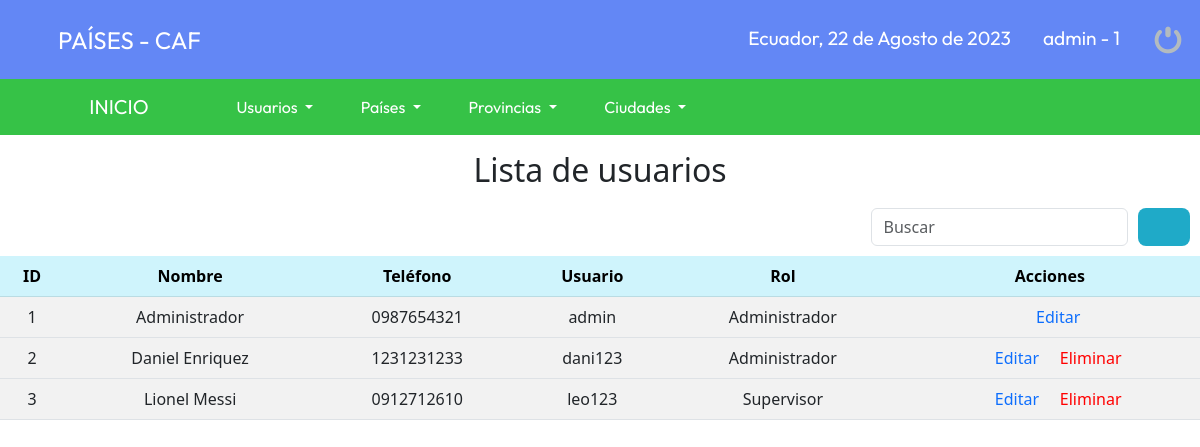
Page /CAF/sistema/buscar_usuario.php?busqueda=1 (signed in) on the committed database.
### tables this page shows
CREATE TABLE `usuario` (
  `idusuario` bigint(11) NOT NULL,
  `nombre` varchar(60) NOT NULL,
  `usuario` varchar(20) NOT NULL,
  `telefono` varchar(10) NOT NULL,
  `clave` varchar(30) NOT NULL,
  `rol` bigint(11) NOT NULL,
  `estatus` bigint(11) NOT NULL DEFAULT '1'
);

CREATE TABLE `rol` (
  `idrol` bigint(11) NOT NULL,
  `rol` varchar(20) NOT NULL
);

### CAF/sistema/buscar_usuario.php (the view, shortened to what this page needs)
<?php
	include "../conexion.php";
?>
<!DOCTYPE html>
<html>
<head>
	<link rel="stylesheet" type="text/css" href="css/style.css">
</head>
<body>
	<?php include "includes/header.php"; ?>
	<h2 class="titulos">Lista de usuarios</h2>
	<?php
		$busqueda = strtolower($_REQUEST['busqueda']);
	?>
	<form action="buscar_usuario.php" method="get" class="form_search">
		<div class="form-group">
			<input class="form-control" type="text" name="busqueda" id="busqueda" placeholder="Buscar">
		</div>
		<button type="submit" class="btn_search"><i class="fa-solid fa-magnifying-glass"></i></button>
	</form>
	<table class="table table-striped table-hover">
	    <thead class="table-info">
	    	<tr>
		      	<th scope="col">ID</th>
		        <th scope="col">Nombre</th>
		        <th scope="col">Teléfono</th>
		        <th scope="col">Usuario</th>
		        <th scope="col">Rol</th>
		        <th scope="col">Acciones</th>
	    	</tr>
	    </thead>
	    <?php
			$por_pagina = 4;
			if(empty($_GET['pagina'])){
				$pagina = 1;
			}else{
				$pagina = $_GET['pagina'];
			}
			$desde= ($pagina-1) * $por_pagina;
			$query = mysqli_query($conection, "SELECT u.idusuario, u.nombre, u.telefono, u.usuario, r.rol FROM usuario u INNER JOIN rol r ON u.rol = r.idrol
								WHERE
								(u.idusuario LIKE '%$busqueda%' OR
								u.nombre LIKE '%$busqueda%' OR
								u.telefono LIKE '%$busqueda%' OR
								u.usuario LIKE '%$busqueda%' OR
								r.rol LIKE '%$busqueda%')
								AND
								estatus = 1 ORDER BY u.usuario ASC LIMIT $desde, $por_pagina");
			$result = mysqli_num_rows($query);
			if($result>0){
				while ($data = mysqli_fetch_array($query)){
		?>
	  <tbody>
	        <tr>
				<td><?php echo $data['idusuario']; ?></td>
				<td><?php echo $data['nombre']; ?></td>
				<td><?php echo $data['telefono']; ?></td>
				<td><?php echo $data['usuario']; ?></td>
				<td><?php echo $data['rol']; ?></td>
				<td>
					<a class="link_edit" href="editar_usuario.php?id=<?php echo $data['idusuario']; ?>"><i class="fa-solid fa-pen-to-square"></i> Editar</a>
					<?php if($data["idusuario"] != 1){ ?>
					<a class="link_delete" href="eliminar_confirmar_usuario.php?id=<?php echo $data['idusuario']; ?>"><i class="fa-solid fa-trash"></i> Eliminar</a>
				<?php } ?>
				</td>
			</tr>
	  </tbody>
	  	<?php
				}
			}
		?>
	</table>
</body>
</html>

### CAF/sistema/css/style.css (style rules this page uses)
* { margin: 0; padding: 0; box-sizing: border-box; }
table { text-align: center; }
table tr:nth-child(odd) { background: #fff; }
table a { text-decoration: none; }
table .link_delete { color: red; }
.form_search { display: -webkit-flex; display: -moz-flex; display: -ms-flex; display: -o-flex; display: flex; float: right; background: initial; padding: 10px; border-radius: 10px; }
.form_search .btn_search { background: #1faac8; color: #fff; padding: 0 20px; border: 0.3rem; border-radius: 0.5rem; cursor: pointer; margin-left: 10px; }
.titulos { text-align: center; margin-top: 1rem; }
.link_delete { color: #f26b6b; }

### rows in the picture
usuario: idusuario "1", nombre "Administrador", telefono "0987654321", usuario "admin", rol.rol "Administrador"
usuario: idusuario "2", nombre "Daniel Enriquez", telefono "1231231233", usuario "dani123", rol.rol "Administrador"
usuario: idusuario "3", nombre "Lionel Messi", telefono "0912712610", usuario "leo123", rol.rol "Supervisor"

### other values in the picture
fechaC() "22 de Agosto de 2023"
$_SESSION['user'] "admin"
$_SESSION['rol'] "1"
